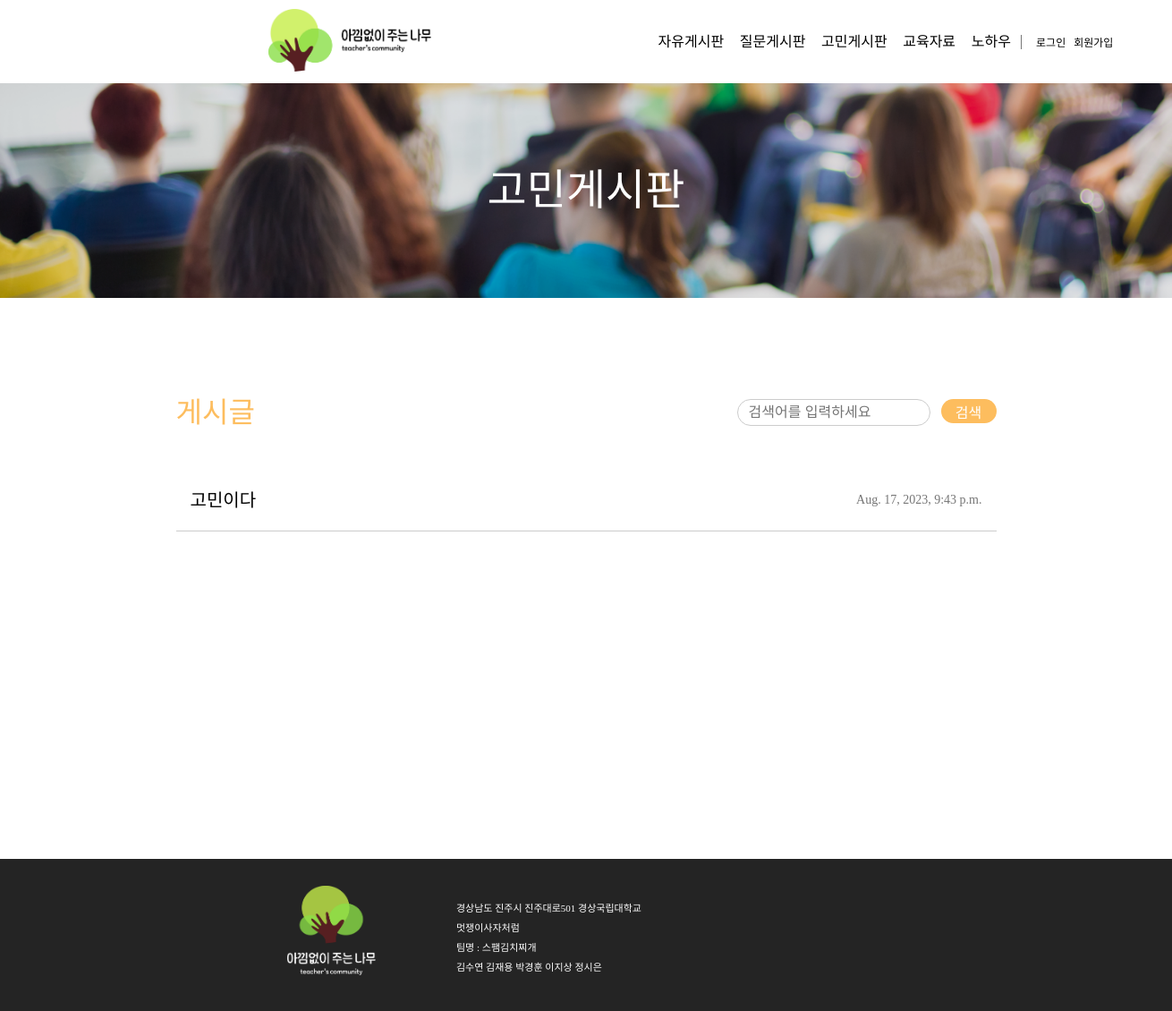
/concern_board/, run on an earlier commit of the app's database.
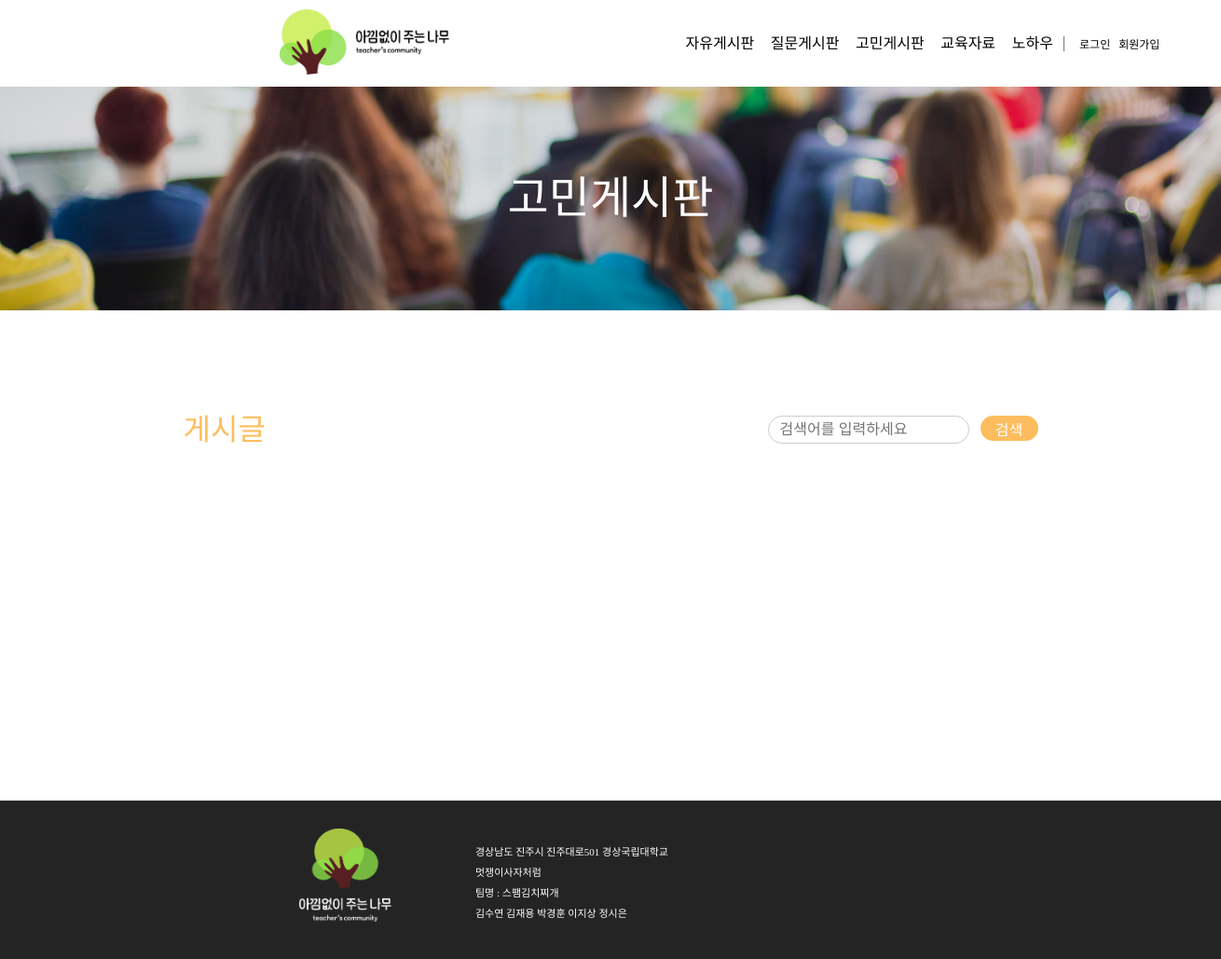
And on a later commit of the database.
### teacher_community/models.py (models this page shows, shortened)
class Post(models.Model):
    author = models.ForeignKey(
        Teacher, related_name="post_author", on_delete=models.CASCADE
    )
    title = models.CharField(max_length=255)
    content = models.TextField()
    created_at = models.DateTimeField(auto_now_add=True)
    updated_at = models.DateTimeField(auto_now=True)
    views = models.PositiveIntegerField(default=0)  # 조회수 필드 추가
    likes_user = models.ManyToManyField(
        settings.AUTH_USER_MODEL, related_name="likes_user", blank=True
    )
    category = models.CharField(max_length=10)
    file = models.FileField(upload_to="post_files/", blank=True, null=True)  # 파일 첨부 필드
    class Meta:
        ordering = ["-created_at"]  # 최신 글이 먼저 오도록 정렬

### teacher_community/views.py (the view)
# urls.py: path("concern_board/", views.concern_board, name="concern_board"),
def concern_board(request):
    posts = Post.objects.filter(category="고민게시판")
    return render(request, "concern_board.html", {"posts": posts})

### templates/concern_board.html (shortened to what this page needs)
{% extends 'nav_footer.html' %} {% load static %} {% block content %}
<!DOCTYPE html>
<html lang="ko">
  <head>
    <link rel="stylesheet" href="{% static 'css/concern_board.css' %}?after" />
  </head>
  <body>
    <div class="wrapper">
      <div class="backgroundTitle"><span>고민게시판</span></div>
      <div class="main">
        <div class="upMain">
          <div class="postName">게시글</div>
          <div class="search">
            <form action="{% url 'concern_search' %}" method="GET">
              <div class="searchwrapper">
                <div class="searchBox">
                  <input
                    type="text"
                    class="textBox"
                    name="q"
                    placeholder="검색어를 입력하세요"
                  />
                </div>
                <button type="submit" class="searchButton">
                  <div class="searchButtonText">검색</div>
                </button>
              </div>
            </form>
          </div>
        </div>
        <div class="midMain">
          {% for post in posts %}
          <a href="{% url 'detail' post.id %}" class="post">
            <div class="postTitle">{{ post.title }}</div>
            <div class="postTime">{{ post.created_at }}</div>
          </a>
          {% endfor %}
        </div>
        <div class="downMain">
        </div>
      </div>
    </div>
  </body>
</html>
{% endblock %}

What changed in the data, as far as the page shows it:
removed Post: title "고민이다", created_at "Aug. 17, 2023, 9:43 p.m."
